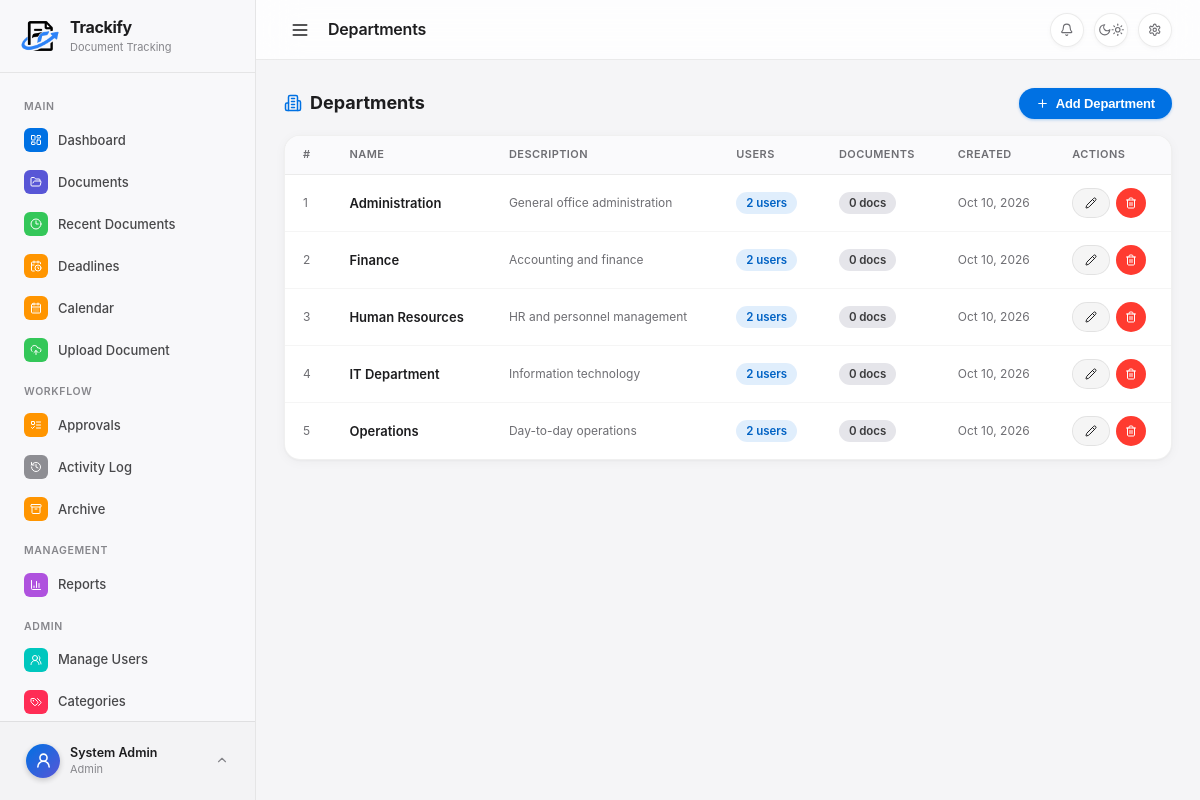
The app's page /admin/departments.php (signed in) with its own data.
### tables this page shows
CREATE TABLE users (
    id                  INT AUTO_INCREMENT PRIMARY KEY,
    department_id       INT,
    first_name          VARCHAR(100) NOT NULL,
    last_name           VARCHAR(100) NOT NULL,
    email               VARCHAR(150) UNIQUE NOT NULL,
    password            VARCHAR(255) NOT NULL,
    role                ENUM('admin','department_head','staff') DEFAULT 'staff',
    avatar              VARCHAR(255),
    is_active           TINYINT(1) NOT NULL DEFAULT 1,    
    must_change_password TINYINT(1) NOT NULL DEFAULT 0,   
    locked_until        DATETIME NULL DEFAULT NULL,        
    deleted_at          DATETIME NULL DEFAULT NULL,        
    created_at          DATETIME DEFAULT CURRENT_TIMESTAMP,              
    updated_at          DATETIME DEFAULT CURRENT_TIMESTAMP ON UPDATE CURRENT_TIMESTAMP,
    FOREIGN KEY (department_id) REFERENCES departments(id) ON DELETE SET NULL
);

CREATE TABLE departments (
    id           INT AUTO_INCREMENT PRIMARY KEY,
    name         VARCHAR(100) UNIQUE NOT NULL,
    description  TEXT,
     
    head_user_id INT NULL,
    created_at   DATETIME DEFAULT CURRENT_TIMESTAMP   
);

### config/database.php (called while the page is built, shortened)
<?php
class Database {
    private static ?PDO $instance = null;
    public static function getInstance(): PDO {
        if (self::$instance === null) {
            $options = [
                PDO::ATTR_ERRMODE            => PDO::ERRMODE_EXCEPTION,
                PDO::ATTR_DEFAULT_FETCH_MODE => PDO::FETCH_ASSOC,
                PDO::ATTR_EMULATE_PREPARES   => false,
            ];
            $hosts = [DB_HOST];
            if (DB_HOST === 'localhost') {
                $hosts[] = '127.0.0.1';
            }
            foreach ($hosts as $host) {
                try {
                    $portPart = defined('DB_PORT') && DB_PORT ? ";port=" . DB_PORT : "";
                    $dsn = "mysql:host={$host}{$portPart};dbname=" . DB_NAME . ";charset=" . DB_CHARSET;
                    $pdo = new PDO($dsn, DB_USER, DB_PASS, $options);
                    try {
                        $pdo->exec("SET SESSION sql_mode=(SELECT REPLACE(@@sql_mode,'ONLY_FULL_GROUP_BY',''))");
                        $pdo->exec("SET time_zone = '+08:00'");
                    } catch (Throwable $ignored) {}
                    self::$instance = $pdo;
                    break;
                } catch (PDOException $e) {
                    $lastException = $e;
                    if ($e->getCode() == 1049) {
                        try {
                            $serverPdo = new PDO("mysql:host={$host};charset=" . DB_CHARSET, DB_USER, DB_PASS, $options);
                            $serverPdo->exec("CREATE DATABASE IF NOT EXISTS `" . DB_NAME . "` CHARACTER SET utf8mb4 COLLATE utf8mb4_unicode_ci");
                            $serverPdo->exec("USE `" . DB_NAME . "`");
                            $schemaPath = __DIR__ . '/../database/schema.sql';
                            if (file_exists($schemaPath)) {
                                $sql = file_get_contents($schemaPath);
                                $sql = preg_replace('/^\s*--.*$/m', '', $sql);
                                $statements = array_filter(array_map('trim', explode(';', $sql)));
                                foreach ($statements as $stmt) {
                                    if ($stmt !== '') {
                                        $serverPdo->exec($stmt);
                                    }
                                }
                            }
                            $portPart2 = defined('DB_PORT') && DB_PORT ? ";port=" . DB_PORT : "";
                            $dsn = "mysql:host={$host}{$portPart2};dbname=" . DB_NAME . ";charset=" . DB_CHARSET;
                            self::$instance = new PDO($dsn, DB_USER, DB_PASS, $options);
                            break;
                        } catch (Throwable $initException) {
                            $lastException = $initException;
                        }
                    }
                }
            }
        }
        return self::$instance;
    }
}

### classes/Auth.php (called while the page is built, shortened)
<?php
require_once __DIR__ . '/../config/database.php';
class Auth {
    private PDO $db;
    public function __construct() {
        $this->db = Database::getInstance();
    }
    public function isLoggedIn(bool $touch = true): bool {
        $now  = time();
        $last = (int)($_SESSION['last_activity'] ?? $_SESSION['logged_in_at'] ?? 0);
        return true;
    }
    public function currentUser(): ?array {
        try {
            $stmt = $this->db->prepare("SELECT u.*, d.name AS department_name FROM users u LEFT JOIN departments d ON u.department_id = d.id WHERE u.id = ?");
            $stmt->execute([(int)$_SESSION['user_id']]);
            return $stmt->fetch() ?: null;
        } catch (Throwable $e) {
            return null;
        }
    }
}

### admin/departments.php (the view, shortened to what this page needs)
<?php
require_once __DIR__ . '/../config/database.php';
require_once __DIR__ . '/../classes/Auth.php';
$db   = Database::getInstance();
$depts = $db->query("
    SELECT d.*, COUNT(DISTINCT u.id) AS user_count, COUNT(DISTINCT doc.id) AS doc_count
    FROM departments d
    LEFT JOIN users u ON u.department_id=d.id
    LEFT JOIN documents doc ON doc.department_id=d.id
    GROUP BY d.id ORDER BY d.name
")->fetchAll();
include __DIR__ . '/../includes/header.php';
?>
<div class="flex justify-between items-center mb-16" style="flex-wrap:wrap; gap:12px;">
    <h2 style="font-size:18px;font-weight:700;"><i data-lucide="building-2" style="color:var(--primary);margin-right:8px;"></i>Departments</h2>
    <button class="btn btn-primary" onclick="document.getElementById('createModal').classList.add('open')"><i data-lucide="plus"></i> Add Department</button>
</div>
<div class="card">
    <div class="table-wrap">
        <table>
            <thead><tr><th>#</th><th>Name</th><th>Description</th><th>Users</th><th>Documents</th><th style="white-space:nowrap;">Created</th><th>Actions</th></tr></thead>
            <tbody>
            <?php foreach ($depts as $i => $d): ?>
            <tr>
                <td class="text-muted text-sm"><?= $i+1 ?></td>
                <td class="fw-600"><?= htmlspecialchars($d['name']) ?></td>
                <td class="text-sm text-muted"><?= htmlspecialchars($d['description'] ?? '—') ?></td>
                <td><span class="badge badge-review"><?= $d['user_count'] ?> users</span></td>
                <td><span class="badge badge-draft"><?= $d['doc_count'] ?> docs</span></td>
                <td class="cell-nowrap text-sm text-muted" style="white-space:nowrap;"><?= date('M d, Y',strtotime($d['created_at'])) ?></td>
                <td>
                    <div style="display:flex;gap:6px;">
                        <button class="btn btn-outline btn-sm" onclick='editDept(<?= json_encode($d) ?>)'><i data-lucide="pencil"></i></button>
                        <form method="POST" data-confirm-title="Delete Department" data-confirm-message="Are you sure you want to delete this department?" data-confirm-text="Delete" data-confirm-icon="trash-2" data-confirm-class="btn-danger" data-confirm-icon-main="trash-2" data-confirm-tone="red" style="display:inline;">
                            <button type="submit" class="btn btn-danger btn-sm btn-icon"><i data-lucide="trash-2"></i></button>
                        </form>
                    </div>
                </td>
            </tr>
            <?php endforeach; ?>
            </tbody>
        </table>
    </div>
</div>
<?php include __DIR__ . '/../includes/footer.php'; ?>

### includes/header.php (shortened to what this page needs)
<?php
require_once __DIR__ . '/../config/database.php';
require_once __DIR__ . '/../classes/Auth.php';
$auth = new Auth();
$auth->requireLogin();
$user = $auth->currentUser();
$currentPage = basename($_SERVER['PHP_SELF'], '.php');
$pageTitles = [
    'dashboard'         => 'Dashboard',
    'documents'         => 'Documents',
    'document_view'     => 'Document View',
    'upload'            => 'Upload Document',
    'approvals'         => 'Approvals',
    'notifications'     => 'Notifications',
    'recent_documents'  => 'Recent Documents',
    'deadlines'         => 'Deadlines',
    'calendar'          => 'Calendar',
    'activity_log'      => 'Activity Log',
    'archive'           => 'Archive',
    'recycle_bin'       => 'Recycle Bin',
    'reports'           => 'Reports',
    'profile'           => 'Profile',
    'users'             => 'Manage Users',
    'departments'       => 'Departments',
    'categories'        => 'Categories',
];
$topbarTitle = $pageTitle ?? ($pageTitles[$currentPage] ?? ucwords(str_replace('_', ' ', $currentPage)));
?>
<!DOCTYPE html>
<html lang="en">
<head>
    <link rel="stylesheet" href="<?= APP_URL ?>/assets/css/style.css?v=<?= APP_VERSION ?>">
    <link rel="stylesheet" href="<?= APP_URL ?>/assets/css/components.css?v=<?= APP_VERSION ?>">
    <link rel="stylesheet" href="<?= APP_URL ?>/assets/css/dashboard.css?v=<?= APP_VERSION ?>">
    <link rel="stylesheet" href="<?= APP_URL ?>/assets/css/preview.css?v=<?= APP_VERSION ?>">
    <link rel="stylesheet" href="<?= APP_URL ?>/assets/css/responsive.css?v=<?= APP_VERSION ?>">
    <link rel="stylesheet" href="<?= APP_URL ?>/assets/css/dark-theme.css?v=<?= APP_VERSION ?>">
</head>
<body>
<aside class="sidebar" id="sidebar">
    <div class="sidebar-logo">
        <a href="<?= APP_URL ?>/dashboard.php" class="sidebar-logo-link" title="Go to Dashboard" aria-label="Go to Dashboard">
            <img src="<?= APP_URL ?>/assets/logo.png?v=<?= APP_VERSION ?>" alt="Trackify" class="logo-img logo-img-light">
            <div>
                <div class="logo-text"><?= APP_NAME ?></div>
                <div class="logo-sub">Document Tracking</div>
            </div>
        </a>
    </div>
    <nav class="sidebar-nav">
        <div class="nav-section">Main</div>
        <div class="nav-item">
            <a href="<?= APP_URL ?>/dashboard.php" class="<?= $currentPage==='dashboard'?'active':'' ?>">
                <span class="nav-icon" style="background:#0071e3;"><i data-lucide="layout-dashboard"></i></span>
                <span class="nav-label">Dashboard</span>
            </a>
        </div>
        <div class="nav-item">
            <a href="<?= APP_URL ?>/documents.php" class="<?= $currentPage==='documents'?'active':'' ?>">
                <span class="nav-icon" style="background:#5856d6;"><i data-lucide="folder-open"></i></span>
                <span class="nav-label">Documents</span>
            </a>
        </div>
        <div class="nav-item"><a href="<?= APP_URL ?>/recent_documents.php" class="<?= $currentPage==='recent_documents'?'active':'' ?>"><span class="nav-icon" style="background:#34c759;"><i data-lucide="clock-3"></i></span><span class="nav-label">Recent Documents</span></a></div>
        <div class="nav-item"><a href="<?= APP_URL ?>/deadlines.php" class="<?= $currentPage==='deadlines'?'active':'' ?>"><span class="nav-icon" style="background:#ff9500;"><i data-lucide="calendar-clock"></i></span><span class="nav-label">Deadlines</span></a></div>
        <div class="nav-item"><a href="<?= APP_URL ?>/calendar.php" class="<?= $currentPage==='calendar'?'active':'' ?>"><span class="nav-icon" style="background:#ff9500;"><i data-lucide="calendar-days"></i></span><span class="nav-label">Calendar</span></a></div>
        <?php if (in_array($_SESSION['user_role'] ?? '', ['admin','department_head','staff'])): ?>
        <div class="nav-item">
            <a href="<?= APP_URL ?>/upload.php" class="<?= $currentPage==='upload'?'active':'' ?>">
                <span class="nav-icon" style="background:#34c759;"><i data-lucide="cloud-upload"></i></span>
                <span class="nav-label">Upload Document</span>
            </a>
        </div>
        <?php endif; ?>
        <?php if (in_array($_SESSION['user_role'] ?? '', ['admin','department_head','staff'])): ?>
        <div class="nav-section">Workflow</div>
        <div class="nav-item">
            <a href="<?= APP_URL ?>/approvals.php" class="<?= $currentPage==='approvals'?'active':'' ?>">
                <span class="nav-icon" style="background:#ff9500;"><i data-lucide="list-todo"></i></span>
                <span class="nav-label">Approvals</span>
            </a>
        </div>
        <?php endif; ?>
        <div class="nav-item">
            <a href="<?= APP_URL ?>/activity_log.php" class="<?= $currentPage==='activity_log'?'active':'' ?>">
                <span class="nav-icon" style="background:#8e8e93;"><i data-lucide="history"></i></span>
                <span class="nav-label">Activity Log</span>
            </a>
        </div>
        <div class="nav-item">
            <a href="<?= APP_URL ?>/archive.php" class="<?= in_array($currentPage,['archive','recycle_bin'])?'active':'' ?>">
                <span class="nav-icon" style="background:#ff9500;"><i data-lucide="archive"></i></span>
                <span class="nav-label">Archive</span>
            </a>
        </div>
        <?php if (in_array($_SESSION['user_role'] ?? '', ['admin','department_head','staff'])): ?>
        <div class="nav-section"><?= ($_SESSION['user_role'] ?? '') === 'staff' ? 'Analytics' : 'Management' ?></div>
        <div class="nav-item">
            <a href="<?= APP_URL ?>/reports.php" class="<?= $currentPage==='reports'?'active':'' ?>">
                <span class="nav-icon" style="background:#af52de;"><i data-lucide="chart-column"></i></span>
                <span class="nav-label">Reports</span>
            </a>
        </div>
        <?php endif; ?>
        <?php if (($_SESSION['user_role'] ?? '') === 'admin'): ?>
        <div class="nav-section">Admin</div>
        <div class="nav-item">
            <a href="<?= APP_URL ?>/admin/users.php" class="<?= $currentPage==='users'?'active':'' ?>">
                <span class="nav-icon" style="background:#00c7be;"><i data-lucide="users-round"></i></span>
                <span class="nav-label">Manage Users</span>
            </a>
        </div>
        <div class="nav-item">
            <a href="<?= APP_URL ?>/admin/categories.php" class="<?= $currentPage==='categories'?'active':'' ?>">
                <span class="nav-icon" style="background:#ff2d55;"><i data-lucide="tags"></i></span>
                <span class="nav-label">Categories</span>
            </a>
        </div>
        <?php endif; ?>
    </nav>
    <div class="sidebar-footer">
        <div class="sidebar-user" id="userMenuTrigger" onclick="toggleUserPopover()" role="button" tabindex="0" aria-haspopup="true" aria-expanded="false">
            <div class="avatar"><i data-lucide="user-round"></i></div>
            <div class="user-info">
                <div class="name"><?= htmlspecialchars(($user['first_name']??'User').' '.($user['last_name']??'')) ?></div>
                <div class="role"><?= str_replace('_',' ', $user['role'] ?? 'Staff') ?></div>
            </div>
            <span class="chevron-icon"><i data-lucide="chevron-up" style="width:14px;height:14px;"></i></span>
        </div>
    </div>
</aside>
<header class="topbar">
    <div class="flex items-center gap-12">
        <button onclick="toggleSidebar()" class="menu-btn" id="menuBtn" title="Collapse / expand sidebar (Ctrl+B)" aria-label="Toggle sidebar" aria-controls="sidebar" aria-expanded="true">
            <i data-lucide="menu"></i>
        </button>
        <div class="topbar-title" id="pageTitle"><?= htmlspecialchars($topbarTitle) ?></div>
    </div>
    <div class="topbar-actions">
        <button type="button" class="topbar-btn" id="notifBtn" onclick="openNotifModal()" title="Notifications" aria-label="Open notifications" aria-haspopup="dialog">
            <i data-lucide="bell"></i>
        </button>
        <button type="button" class="topbar-btn" id="themeQuickBtn" onclick="quickToggleTheme()" title="Switch light / dark" aria-label="Switch between light and dark theme">
            <i data-lucide="moon" class="ico-moon"></i><i data-lucide="sun" class="ico-sun"></i>
        </button>
        <button type="button" class="topbar-btn" id="settingsBtn" onclick="openSettingsModal()" title="Settings" aria-label="Open settings" aria-haspopup="dialog">
            <i data-lucide="settings"></i>
        </button>
    </div>
</header>
<div class="main-content">

### records on screen
users: first_name+last_name "System Admin", role "Admin"
departments: name "Administration", description "General office administration", user_count "2", doc_count "0", created_at "Oct 10, 2026"
departments: name "Finance", description "Accounting and finance", user_count "2", doc_count "0", created_at "Oct 10, 2026"
departments: name "Human Resources", description "HR and personnel management", user_count "2", doc_count "0", created_at "Oct 10, 2026"
departments: name "IT Department", description "Information technology", user_count "2", doc_count "0", created_at "Oct 10, 2026"
departments: name "Operations", description "Day-to-day operations", user_count "2", doc_count "0", created_at "Oct 10, 2026"

### other values on screen
APP_NAME "Trackify"
